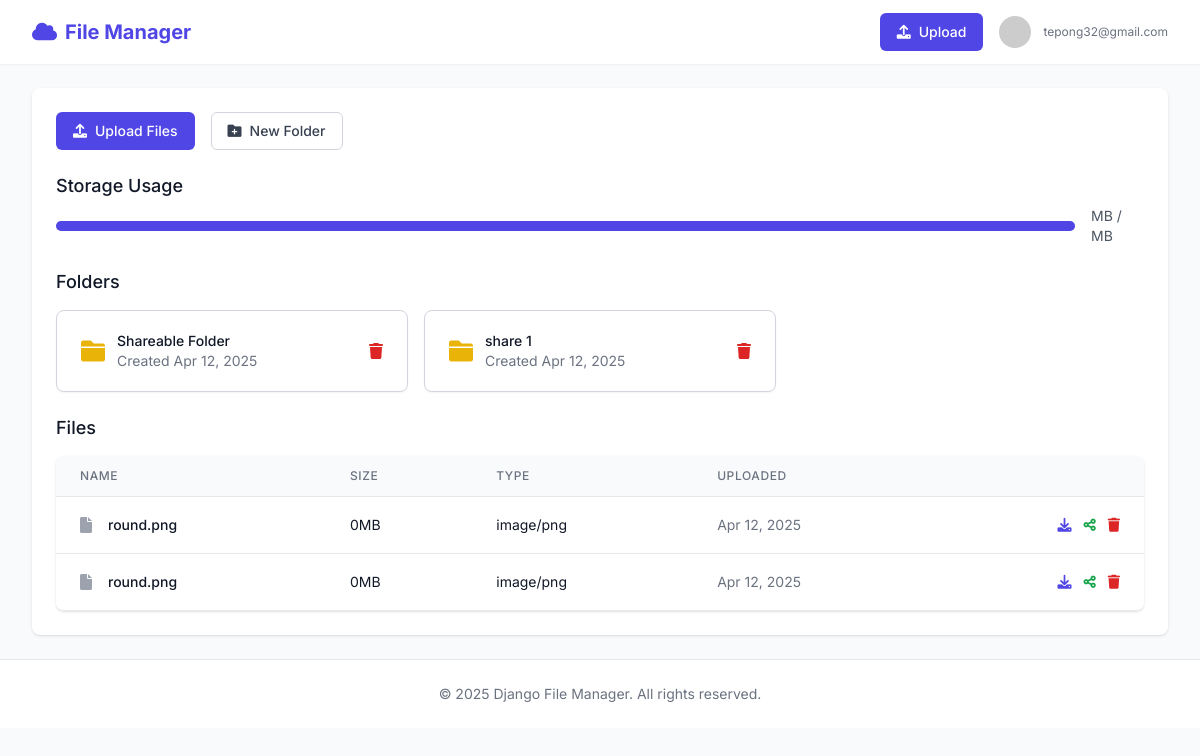
The app's page / (signed in) with its own data.
### accounts/models.py (models this page shows, shortened)
class CustomUser(AbstractUser):
    middle_initial = models.CharField(max_length=1, blank=True)
    storage_quota = models.BigIntegerField(default=5368709120)  # 5GB in bytes
    used_storage = models.BigIntegerField(default=0)
    objects = CustomUserManager()
    def get_full_name(self):
        if self.middle_initial:
            return f"{self.first_name} {self.middle_initial}. {self.last_name}"
        return f"{self.first_name} {self.last_name}"
    class Meta:
        verbose_name = _('user')
        verbose_name_plural = _('users')

### files/models.py (models this page shows, shortened)
class Folder(models.Model):
    name = models.CharField(max_length=255)
    owner = models.ForeignKey(settings.AUTH_USER_MODEL, on_delete=models.CASCADE)
    parent = models.ForeignKey('self', null=True, blank=True, on_delete=models.CASCADE, related_name='subfolders')
    created_at = models.DateTimeField(auto_now_add=True)
    updated_at = models.DateTimeField(auto_now=True)
    class Meta:
        unique_together = ('name', 'owner', 'parent')

class File(models.Model):
    name = models.CharField(max_length=255)
    file = models.FileField(
        upload_to='user_files/%Y/%m/%d/',
        validators=[validate_file_size, validate_file_type]
    )
    owner = models.ForeignKey(settings.AUTH_USER_MODEL, on_delete=models.CASCADE)
    folder = models.ForeignKey(Folder, on_delete=models.CASCADE, null=True, blank=True)
    uploaded_at = models.DateTimeField(auto_now_add=True)
    updated_at = models.DateTimeField(auto_now=True)
    size = models.BigIntegerField(editable=False)
    mime_type = models.CharField(max_length=255, editable=False)

### files/views.py (the view)
# urls.py: path('', views.dashboard, name='dashboard'),
@login_required
def dashboard(request):
    folders = Folder.objects.filter(
        Q(owner=request.user) |
        Q(file__sharedfile__shared_with=request.user)
    ).distinct()
    files = File.objects.filter(
        Q(owner=request.user) |
        Q(sharedfile__shared_with=request.user)
    ).distinct()
    context = {
        'folders': folders,
        'files': files,
    }
    return render(request, 'filemanager/dashboard.html', context)

### templates/filemanager/dashboard.html (shortened to what this page needs)
{% extends 'base.html' %}
{% block content %}
<div class="bg-white shadow sm:rounded-lg">
    <div class="px-4 py-5 sm:p-6">
        <div class="mb-6 flex space-x-4">
            <a href="{% url 'upload_file' %}"
                class="inline-flex items-center px-4 py-2 border border-transparent text-sm font-medium rounded-md text-white bg-indigo-600 hover:bg-indigo-700">
                <i class="fas fa-upload mr-2"></i>
                Upload Files
            </a>
            <a href="{% url 'create_folder' %}"
                class="inline-flex items-center px-4 py-2 border border-gray-300 text-sm font-medium rounded-md text-gray-700 bg-white hover:bg-gray-50">
                <i class="fas fa-folder-plus mr-2"></i>
                New Folder
            </a>
        </div>
        <div class="mb-6">
            <h3 class="text-lg leading-6 font-medium text-gray-900 mb-2">Storage Usage</h3>
            <div class="flex items-center">
                <div class="w-full bg-gray-200 rounded-full h-2.5">
                    <div class="bg-indigo-600 h-2.5 rounded-full" style="width: {{ storage_percentage }}%"></div>
                </div>
                <span class="ml-4 text-sm text-gray-600">
                    {{ storage_used }}MB / {{ storage_quota }}MB
                </span>
            </div>
        </div>
        <div class="mb-6">
            <h3 class="text-lg leading-6 font-medium text-gray-900 mb-4">Folders</h3>
            {% if folders %}
            <div class="grid grid-cols-1 gap-4 sm:grid-cols-2 lg:grid-cols-3">
                {% for folder in folders %}
                <div class="relative rounded-lg border border-gray-300 bg-white px-6 py-5 shadow-sm flex items-center space-x-3 hover:border-gray-400">
                    <div class="flex-shrink-0">
                        <i class="fas fa-folder text-2xl text-yellow-500"></i>
                    </div>
                    <div class="flex-1 min-w-0">
                        <a href="{% url 'folder_view' folder.id %}" class="focus:outline-none">
                            <p class="text-sm font-medium text-gray-900">{{ folder.name }}</p>
                            <p class="text-sm text-gray-500">Created {{ folder.created_at|date:"M d, Y" }}</p>
                        </a>
                    </div>
                    {% if folder.owner == user %}
                    <div class="flex-shrink-0">
                        <form action="{% url 'delete_folder' folder.id %}" method="post" class="inline"
                            onsubmit="return confirm('Are you sure you want to delete this folder?');">
                            <button type="submit" class="text-red-600 hover:text-red-900">
                                <i class="fas fa-trash"></i>
                            </button>
                        </form>
                    </div>
                    {% endif %}
                </div>
                {% endfor %}
            </div>
            {% else %}
            <p class="text-gray-500">No folders found.</p>
            {% endif %}
        </div>
        <div>
            <h3 class="text-lg leading-6 font-medium text-gray-900 mb-4">Files</h3>
            {% if files %}
            <div class="flex flex-col">
                <div class="-my-2 overflow-x-auto sm:-mx-6 lg:-mx-8">
                    <div class="py-2 align-middle inline-block min-w-full sm:px-6 lg:px-8">
                        <div class="shadow overflow-hidden border-b border-gray-200 sm:rounded-lg">
                            <table class="min-w-full divide-y divide-gray-200">
                                <thead class="bg-gray-50">
                                    <tr>
                                        <th scope="col"
                                            class="px-6 py-3 text-left text-xs font-medium text-gray-500 uppercase tracking-wider">
                                            Name
                                        </th>
                                        <th scope="col"
                                            class="px-6 py-3 text-left text-xs font-medium text-gray-500 uppercase tracking-wider">
                                            Size
                                        </th>
                                        <th scope="col"
                                            class="px-6 py-3 text-left text-xs font-medium text-gray-500 uppercase tracking-wider">
                                            Type
                                        </th>
                                        <th scope="col"
                                            class="px-6 py-3 text-left text-xs font-medium text-gray-500 uppercase tracking-wider">
                                            Uploaded
                                        </th>
                                        <th scope="col" class="relative px-6 py-3">
                                        </th>
                                    </tr>
                                </thead>
                                <tbody class="bg-white divide-y divide-gray-200">
                                    {% for file in files %}
                                    <tr>
                                        <td class="px-6 py-4 whitespace-nowrap">
                                            <div class="flex items-center">
                                                <div class="flex-shrink-0">
                                                    <i class="fas fa-file text-gray-400"></i>
                                                </div>
                                                <div class="ml-4">
                                                    <div class="text-sm font-medium text-gray-900">
                                                        {{ file.name }}
                                                    </div>
                                                </div>
                                            </div>
                                        </td>
                                        <td class="px-6 py-4 whitespace-nowrap">
                                            <div class="text-sm text-gray-900">
                                                {% widthratio file.size 1048576 1 %}MB
                                            </div>
                                        </td>
                                        <td class="px-6 py-4 whitespace-nowrap">
                                            <div class="text-sm text-gray-900">
                                                {{ file.mime_type }}
                                            </div>
                                        </td>
                                        <td class="px-6 py-4 whitespace-nowrap text-sm text-gray-500">
                                            {{ file.uploaded_at|date:"M d, Y" }}
                                        </td>
                                        <td class="px-6 py-4 whitespace-nowrap text-right text-sm font-medium">
                                            <div class="flex justify-end space-x-3">
                                                <a href="{% url 'download_file' file.id %}"
                                                    class="text-indigo-600 hover:text-indigo-900">
                                                    <i class="fas fa-download"></i>
                                                </a>
                                                {% if file.owner == user %}
                                                <a href="{% url 'share_file' file.id %}"
                                                    class="text-green-600 hover:text-green-900">
                                                    <i class="fas fa-share-alt"></i>
                                                </a>
                                                <form action="{% url 'delete_file' file.id %}" method="post" class="inline"
                                                    onsubmit="return confirm('Are you sure you want to delete this file?');">
                                                    <button type="submit" class="text-red-600 hover:text-red-900">
                                                        <i class="fas fa-trash"></i>
                                                    </button>
                                                </form>
                                                {% endif %}
                                            </div>
                                        </td>
                                    </tr>
                                    {% endfor %}
                                </tbody>
                            </table>
                        </div>
                    </div>
                </div>
            </div>
            {% else %}
            <p class="text-gray-500">No files found.</p>
            {% endif %}
        </div>
    </div>
</div>
{% endblock %}

### templates/base.html (shortened to what this page needs)
<!DOCTYPE html>
<html lang="en">
<head>
    <script src="https://cdn.tailwindcss.com"></script>
    <link rel="stylesheet" href="https://cdnjs.cloudflare.com/ajax/libs/font-awesome/6.0.0-beta3/css/all.min.css">
</head>
<body class="bg-gray-50 min-h-screen">
    <nav class="bg-white shadow-sm">
        <div class="max-w-7xl mx-auto px-4 sm:px-6 lg:px-8">
            <div class="flex justify-between h-16">
                <div class="flex">
                    <div class="flex-shrink-0 flex items-center">
                        <a href="{% url 'dashboard' %}" class="text-xl font-bold text-indigo-600">
                            <i class="fas fa-cloud mr-2"></i>File Manager
                        </a>
                    </div>
                </div>
                {% if user.is_authenticated %}
                <div class="flex items-center">
                    <a href="{% url 'upload_file' %}" class="inline-flex items-center px-4 py-2 border border-transparent text-sm font-medium rounded-md text-white bg-indigo-600 hover:bg-indigo-700">
                        <i class="fas fa-upload mr-2"></i>Upload
                    </a>
                    <div class="ml-4 relative">
                        <div class="flex items-center">
                            <button type="button" class="bg-white rounded-full flex text-sm focus:outline-none focus:ring-2 focus:ring-offset-2 focus:ring-indigo-500" id="user-menu-button">
                                <img class="h-8 w-8 rounded-full" src="https://ui-avatars.com/api/?name={{ user.get_full_name|urlencode }}&background=random" alt="{{ user.get_full_name }}">
                            </button>
                            <div class="ml-3">
                                <div class="text-xs text-gray-500">{{ user.email }}</div>
                            </div>
                        </div>
                    </div>
                </div>
                {% else %}
                <div class="flex items-center">
                    <a href="{% url 'login' %}" class="text-gray-700 hover:text-gray-900">Sign in</a>
                </div>
                {% endif %}
            </div>
        </div>
    </nav>
    <main class="max-w-7xl mx-auto py-6 sm:px-6 lg:px-8">
        {% block content %}{% endblock %}
    </main>
    <footer class="bg-white border-t border-gray-200 mt-auto">
        <div class="max-w-7xl mx-auto py-6 px-4 sm:px-6 lg:px-8">
            <p class="text-center text-gray-500 text-sm">
                &copy; {% now "Y" %} Django File Manager. All rights reserved.
            </p>
        </div>
    </footer>
</body>
</html>

### templates/base.html (style rules this page uses)
body { font-family: 'Inter', sans-serif; }

### records on screen
CustomUser: email "tepong32@gmail.com"
Folder: name "Shareable Folder", created_at "Apr 12, 2025"
Folder: name "share 1", created_at "Apr 12, 2025"
File: name "round.png", size "0", mime_type "image/png", uploaded_at "Apr 12, 2025"
File: name "round.png", size "0", mime_type "image/png", uploaded_at "Apr 12, 2025"
